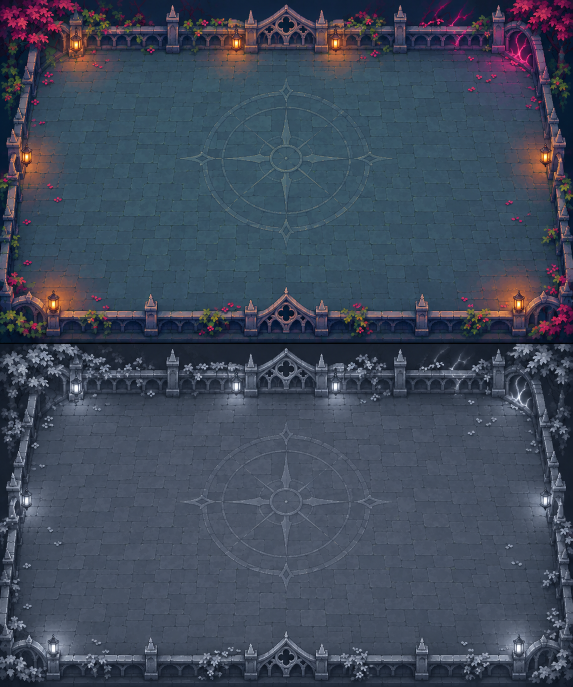
#> input picture art/core/arena-oblique-v2.png, 1145 x 1374 px (shown at 1/2 size)
$ python import_neon_art.py
#> lines starting #> are read from the running program, lines starting #| are printed output that depends on the picture
"""Reproducible atlas slicing plus code-authored geometric depth sprites."""
import copy,json
from pathlib import Path
from PIL import Image,ImageDraw
from import_core_art import animation,object_type,save_json,ROOT

def main():
    # Slicing and nearest-neighbor conversion only; original generated atlases retained.
    with Image.open(ROOT/'art/core/arena-oblique-v2.png') as sheet:
#> sheet is the input picture: PIL image 1145x1374 RGB; mean R, G, B 63.5, 73, 89.6
        for row,name in enumerate(['Color','Frozen']):
            sheet.crop((0,round(row*sheet.height/2),sheet.width,round((row+1)*sheet.height/2))).resize((1200,720),Image.Resampling.NEAREST).save(ROOT/f'images/arenafloor-{name.lower()}-000.png')
#> this loop made 2 passes
#> pass 1, in main, `sheet.crop((0,round(row*sheet.height/2),sheet.width,round((row+1)*shee..`:
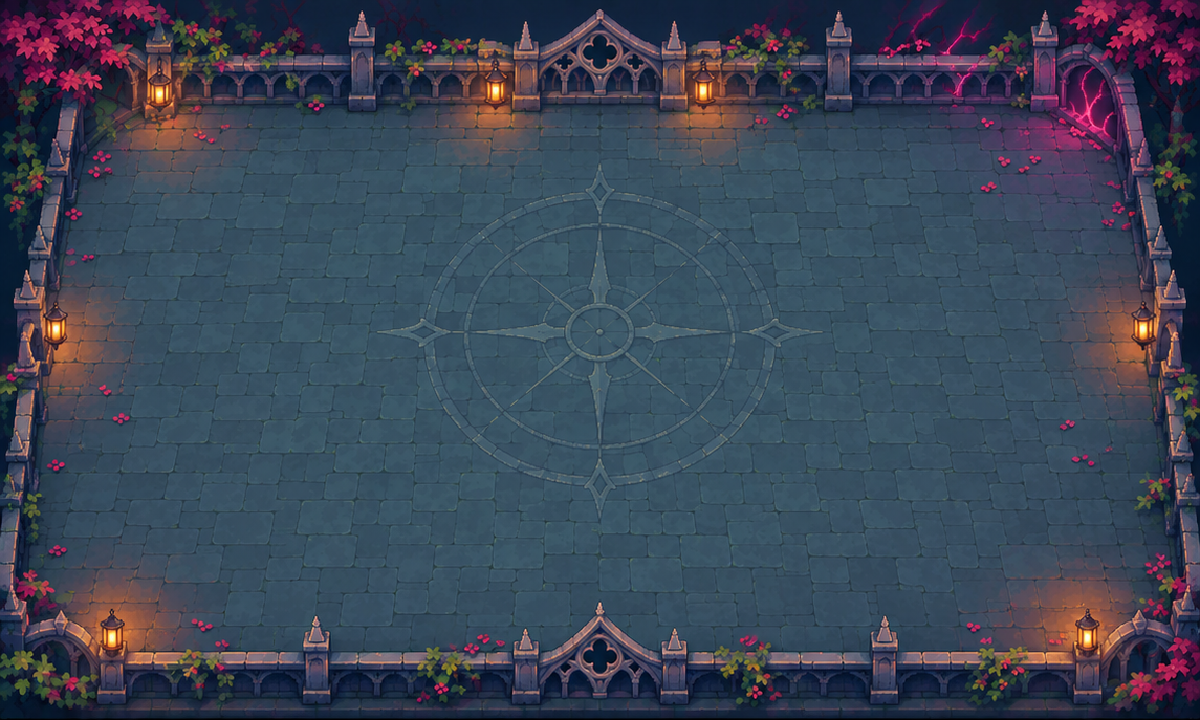
#> saved as arenafloor-color-000.png: PIL image 1200x720 RGB; mean R, G, B 60.1, 69.6, 86.2
#> pass 2, in main, `sheet.crop((0,round(row*sheet.height/2),sheet.width,round((row+1)*shee..`:
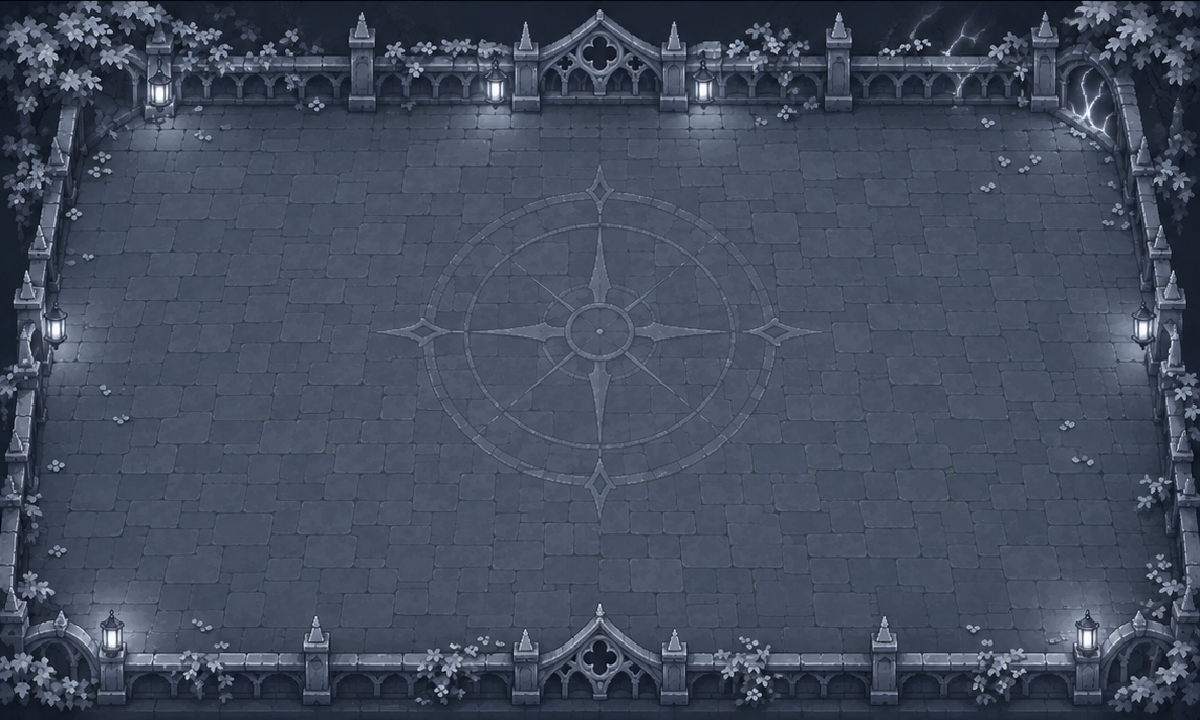
#> saved as arenafloor-frozen-000.png: PIL image 1200x720 RGB; mean R, G, B 67, 76.5, 93.1
    with Image.open(ROOT/'art/core/neon-vfx-v2.png') as sheet:
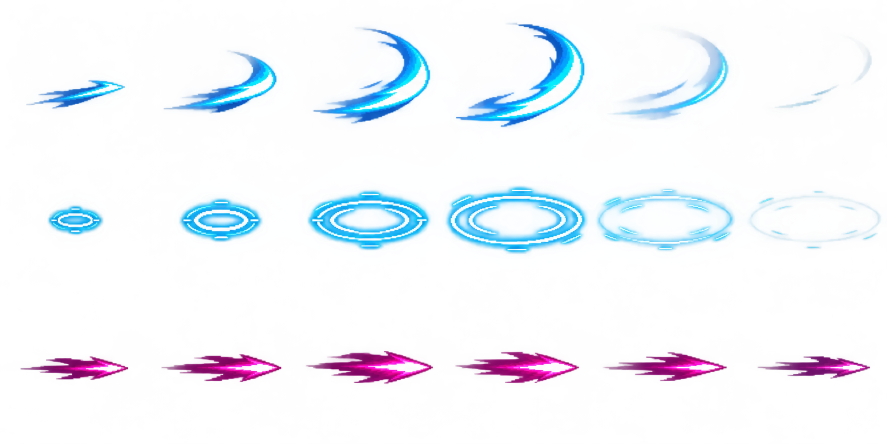
#> input picture art/core/neon-vfx-v2.png, 1774 x 887 px (shown at 1/2 size)
#> sheet is the input picture: PIL image 1774x887 RGBA; mean R, G, B, A 22.1, 55, 92.6, 22.5
        for row,(type_name,name) in enumerate([('CombatFx','Slash'),('CombatFx','Pulse'),('Projectile','Core')]):
            p=ROOT/f'objectTypes/{type_name}.json';obj=json.loads(p.read_text());old=next(a for a in obj['animations']['items'] if a['name']==name)
            anim=copy.deepcopy(old);anim['frames']=[]
            for col in range(6):
                cell=sheet.crop((round(col*sheet.width/6),round(row*sheet.height/3),round((col+1)*sheet.width/6),round((row+1)*sheet.height/3))).resize((128,128),Image.Resampling.NEAREST)
                cell.save(ROOT/f'images/{type_name.lower()}-{name.lower()}-{col:03}.png')
                frame=copy.deepcopy(old['frames'][0]);frame.update(width=128,height=128,imageSpriteId=9500000+row*10+col,originX=.5,originY=.5)
                anim['frames'].append(frame)
            obj['animations']['items']=[anim if a['name']==name else a for a in obj['animations']['items']];save_json(p,obj)
    p=ROOT/'objectTypes/CombatFx.json';obj=json.loads(p.read_text());hit=copy.deepcopy(next(a for a in obj['animations']['items'] if a['name']=='Pulse'));hit.update(name='Hit',sid=850000000000260)
    for i,frame in enumerate(hit['frames']):
        frame['imageSpriteId']=9500040+i
        with Image.open(ROOT/f'images/combatfx-pulse-{i:03}.png') as image:image.save(ROOT/f'images/combatfx-hit-{i:03}.png')
    obj['animations']['items']=[hit if a['name']=='Hit' else a for a in obj['animations']['items']];save_json(p,obj)
    # Geometric runtime sprites, kept separate from generated art.
    shadow=Image.new('RGBA',(64,32));d=ImageDraw.Draw(shadow)
    d.ellipse((0,2,63,29),fill=(4,8,18,40));d.ellipse((5,6,58,26),fill=(4,8,18,90));d.ellipse((12,9,52,23),fill=(4,8,18,125));shadow.save(ROOT/'images/actorshadow-shadow-000.png')
    save_json(ROOT/'objectTypes/ActorShadow.json',object_type('ActorShadow',10,[animation('Shadow',850000000000200,9500100,64,32)]))
    face=Image.new('RGBA',(64,16),'#17202e');d=ImageDraw.Draw(face)
    d.rectangle((0,0,63,2),fill='#43536c');d.line((0,8,63,8),fill='#0e1622',width=1);d.line((22,3,22,8),fill='#101824');d.line((43,9,43,15),fill='#101824');d.line((0,15,63,15),fill='#080e18');face.save(ROOT/'images/wallface-stone-000.png')
    save_json(ROOT/'objectTypes/WallFace.json',object_type('WallFace',11,[animation('Stone',850000000000201,9500101,64,16)]))
    # Beveled top of the original collision wall. Physics dimensions are unchanged.
    top=Image.new('RGBA',(32,32),'#38475a');d=ImageDraw.Draw(top);d.line((0,0,31,0),fill='#7b91aa',width=2);d.line((0,0,0,31),fill='#5c718b',width=2);d.line((31,0,31,31),fill='#1a2739',width=2);d.line((0,31,31,31),fill='#152034',width=2);d.line((2,15,29,15),fill='#2e3c50');top.save(ROOT/'images/wall-core-000.png')
    p=ROOT/'objectTypes/Wall.json';obj=json.loads(p.read_text());obj['animations']['items']=[a for a in obj['animations']['items'] if a['name']!='Core']+[animation('Core',850000000000202,9500102,32,32)];save_json(p,obj)
    # Thin ground telegraph: flattened neon ellipse, no fireworks/star particles.
    ring=Image.new('RGBA',(64,64));d=ImageDraw.Draw(ring)
    d.ellipse((1,17,62,48),fill=(255,60,166,16),outline=(255,48,168,75),width=5);d.ellipse((3,19,60,46),outline='#ff6fc5',width=2);d.arc((5,21,58,44),190,350,fill='#fff2fc',width=1);ring.save(ROOT/'images/combatmarker-ring-000.png')
    # Upright, hollow portal reads as a shallow arch, so the actor remains visible inside.
    portal=Image.new('RGBA',(64,96));d=ImageDraw.Draw(portal)
    d.rounded_rectangle((9,6,54,90),radius=20,fill=(66,215,255,22),outline='#208ab8',width=5);d.rounded_rectangle((12,9,51,87),radius=18,outline='#81edff',width=3);d.arc((15,12,48,55),180,360,fill='#f0ffff',width=2);d.ellipse((4,78,59,93),outline='#63e3ff',width=2);portal.save(ROOT/'images/exit-core-000.png')
    p=ROOT/'objectTypes/Exit.json';obj=json.loads(p.read_text());obj['animations']['items']=[a for a in obj['animations']['items'] if a['name']!='Core']+[animation('Core',850000000000203,9500103,64,96)];save_json(p,obj)
#> (the run stopped early here; a loop or call above may not have finished)
